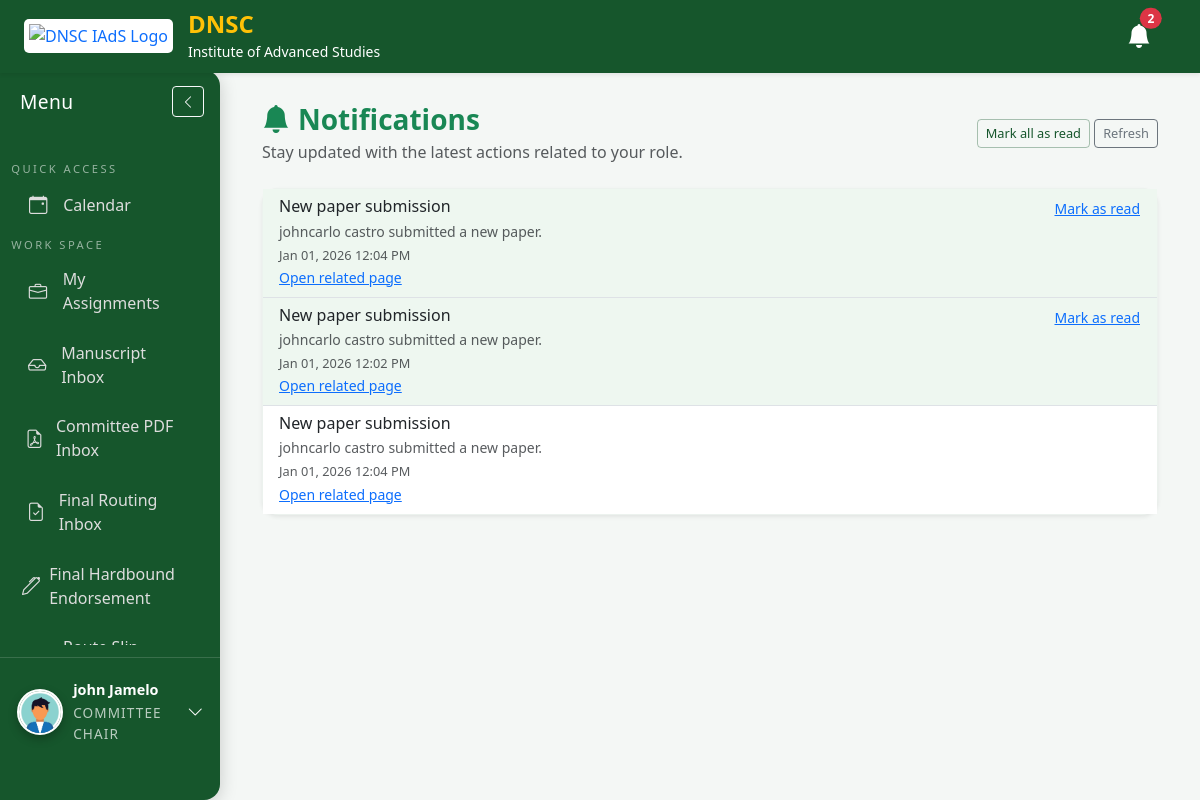
/notifications.php (signed in), run on the app's committed database.
### tables this page shows
CREATE TABLE `notifications` (
  `id` int(11) NOT NULL,
  `user_id` int(11) DEFAULT NULL,
  `role` varchar(50) DEFAULT NULL,
  `title` varchar(255) NOT NULL,
  `message` text NOT NULL,
  `link` varchar(255) DEFAULT NULL,
  `is_read` tinyint(1) NOT NULL DEFAULT 0,
  `created_at` timestamp NOT NULL DEFAULT current_timestamp()
);

### notifications_helper.php (called while the page is built, shortened)
<?php
if (!function_exists('notifications_bootstrap')) {
    function notifications_bootstrap(mysqli $conn): void
    {
        static $initialised = false;
        if ($initialised) {
            return;
        }
        $createSql = "
            CREATE TABLE IF NOT EXISTS notifications (
                id INT AUTO_INCREMENT PRIMARY KEY,
                user_id INT NULL,
                role VARCHAR(50) NULL,
                title VARCHAR(255) NOT NULL,
                message TEXT NOT NULL,
                link VARCHAR(255) DEFAULT NULL,
                is_read TINYINT(1) NOT NULL DEFAULT 0,
                created_at TIMESTAMP NOT NULL DEFAULT CURRENT_TIMESTAMP,
                INDEX idx_user_id (user_id),
                INDEX idx_role (role),
                INDEX idx_is_read (is_read),
                INDEX idx_created_at (created_at),
                CONSTRAINT fk_notifications_user
                    FOREIGN KEY (user_id) REFERENCES users(id)
                    ON DELETE CASCADE
            ) ENGINE=InnoDB DEFAULT CHARSET=utf8mb4 COLLATE=utf8mb4_general_ci;
        ";
    }
}
if (!function_exists('fetch_user_notifications')) {
    function fetch_user_notifications(
        mysqli $conn,
        ?int $userId,
        ?string $role,
        int $limit = 10,
        ?string $defaultRole = null
    ): array {
        $conditions = [];
        $params = [];
        $types = '';
        $role = trim((string)($role ?? ''));
        if ($userId !== null) {
            $userConditions = [];
            if ($role !== '') {
                $userConditions[] = '(user_id = ? AND role = ?)';
                $params[] = (int)$userId;
                $params[] = $role;
                $types .= 'is';
            }
            $userConditions[] = "(user_id = ? AND (role IS NULL OR role = ''))";
            $params[] = (int)$userId;
            $types .= 'i';
            $conditions[] = '(' . implode(' OR ', $userConditions) . ')';
        }
        if ($role !== null && $role !== '') {
            $conditions[] = '(role = ? AND (user_id IS NULL OR user_id = 0))';
            $params[] = $role;
            $types .= 's';
        }
        $conditions[] = '(user_id IS NULL AND role IS NULL)';
        $where = implode(' OR ', $conditions);
        $sql = "
            SELECT id, user_id, role, title, message, link, is_read, created_at
            FROM notifications
            WHERE $where
            ORDER BY is_read ASC, created_at DESC
            LIMIT ?
        ";
        $types .= 'i';
        $params[] = $limit;
        $stmt = $conn->prepare($sql);
        $stmt->bind_param($types, ...$params);
        $stmt->execute();
        $result = $stmt->get_result();
        $rows = $result ? $result->fetch_all(MYSQLI_ASSOC) : [];
        return $rows ?: [];
    }
}

### notifications.php (the view, shortened to what this page needs)
<?php
require_once __DIR__ . '/db.php';
require_once __DIR__ . '/notifications_helper.php';
$userId = $_SESSION['user_id'] ?? null;
$role = $_SESSION['role'] ?? null;
$allNotifications = fetch_user_notifications($conn, $userId, $role, 100);
?>
<!DOCTYPE html>
<html lang="en">
<head>
    <link rel="stylesheet" href="https://cdn.jsdelivr.net/npm/bootstrap@5.3.2/dist/css/bootstrap.min.css">
    <link rel="stylesheet" href="https://cdn.jsdelivr.net/npm/bootstrap-icons@1.10.5/font/bootstrap-icons.css">
</head>
<body>
<?php include 'header.php'; ?>
<?php include 'sidebar.php'; ?>
<div class="content">
    <div class="container-fluid">
        <div class="d-flex justify-content-between align-items-center mb-4">
            <div>
                <h3 class="fw-bold text-success mb-1"><i class="bi bi-bell-fill me-2"></i>Notifications</h3>
                <p class="text-muted mb-0">Stay updated with the latest actions related to your role.</p>
            </div>
            <div class="notification-actions">
                <button class="btn btn-outline-success btn-sm" id="pageMarkAll">Mark all as read</button>
                <button class="btn btn-outline-secondary btn-sm" id="pageRefresh">Refresh</button>
            </div>
        </div>
        <div class="card shadow-sm">
            <div class="card-body p-0">
                <?php if (empty($allNotifications)): ?>
                    <div class="p-4 text-center text-muted">No notifications yet.</div>
                <?php else: ?>
                    <div class="list-group list-group-flush" id="pageNotificationList">
                        <?php foreach ($allNotifications as $note): ?>
                            <div class="list-group-item notification-item d-flex justify-content-between align-items-start<?php echo (int)$note['is_read'] === 0 ? ' unread' : ''; ?>" data-notification-id="<?php echo (int)$note['id']; ?>">
                                <div>
                                    <h6 class="mb-1"><?php echo htmlspecialchars($note['title']); ?></h6>
                                    <p class="mb-1 text-muted small"><?php echo htmlspecialchars($note['message']); ?></p>
                                    <div class="timestamp text-muted"><?php echo date('M d, Y h:i A', strtotime($note['created_at'])); ?></div>
                                    <?php if (!empty($note['link'])): ?>
                                        <a href="<?php echo htmlspecialchars($note['link']); ?>" class="small">Open related page</a>
                                    <?php endif; ?>
                                </div>
                                <?php if ((int)$note['is_read'] === 0): ?>
                                    <button class="btn btn-link btn-sm p-0 mark-read-btn" type="button">Mark as read</button>
                                <?php endif; ?>
                            </div>
                        <?php endforeach; ?>
                    </div>
                <?php endif; ?>
            </div>
        </div>
    </div>
</div>
</body>
</html>

### progchair.css (style rules this page uses)
:root { --sidebar-width-expanded: 248px; --sidebar-width-collapsed: 84px; --layout-shell-sidebar: var(--sidebar-width-expanded); --layout-shell-sidebar-collapsed: var(--sidebar-width-collapsed); --layout-shell-gutter: clamp(1.25rem, 1.8vw, 2.5rem); }
body { background: #f4f7f5; font-family: "Segoe UI", Arial, sans-serif; color: #263238; overflow-x: hidden; }
.card { border-radius: 1rem; border: 1px solid rgba(22, 86, 44, 0.08); }
.btn-outline-success { color: #16562c; border-color: rgba(22, 86, 44, 0.35); }
@media (max-width: 1400px) { :root { --layout-shell-sidebar: 220px; } }
@media (max-width: 1200px) { :root { --layout-shell-sidebar: 200px; } }

### notifications.php (style rules this page uses)
body { background-color: #f5f7fb; }
.content { margin-left: 220px; padding: 30px; transition: margin-left 0.3s ease; }
.notification-item { border-left: 4px solid transparent; }
.notification-item.unread { background-color: #eef7f0; border-left-color: #198754; }
.notification-item .timestamp { font-size: 0.8rem; }
.notification-actions .btn { font-size: 0.8rem; }

### sidebar.php (style rules this page uses)
:root { --sidebar-width-expanded: 248px; --sidebar-width-collapsed: 84px; --sidebar-header-offset: 70px; --layout-shell-sidebar: var(--sidebar-width-expanded); --layout-shell-sidebar-collapsed: var(--sidebar-width-collapsed); }
@media (max-width: 1400px) { :root { --sidebar-width-expanded: 220px; } }

### data on the page
notifications: title "New paper submission", message "johncarlo castro submitted a new paper.", created_at "Jan 01, 2026 12:04 PM", is_read "Mark as read"
notifications: title "New paper submission", message "johncarlo castro submitted a new paper.", created_at "Jan 01, 2026 12:02 PM", is_read "Mark as read"
notifications: title "New paper submission", message "johncarlo castro submitted a new paper.", created_at "Jan 01, 2026 12:04 PM"

### other printed values
$unreadCount "2"
$userFullName ?: 'Welcome' "john Jamelo"
$userRoleLabel "COMMITTEE CHAIR"
